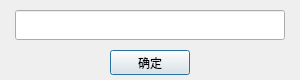
<?xml version="1.0" encoding="UTF-8"?>
<ui version="4.0">
 <class>AddStar</class>
 <widget class="QDialog" name="AddStar">
  <property name="geometry">
   <rect>
    <x>0</x>
    <y>0</y>
    <width>300</width>
    <height>80</height>
   </rect>
  </property>
  <property name="windowTitle">
   <string>AddStar</string>
  </property>
  <widget class="QPushButton" name="pushButton_ok">
   <property name="geometry">
    <rect>
     <x>110</x>
     <y>50</y>
     <width>80</width>
     <height>25</height>
    </rect>
   </property>
   <property name="text">
    <string>确定</string>
   </property>
  </widget>
  <widget class="QLineEdit" name="lineEdit">
   <property name="geometry">
    <rect>
     <x>15</x>
     <y>10</y>
     <width>270</width>
     <height>30</height>
    </rect>
   </property>
   <property name="font">
    <font>
     <pointsize>11</pointsize>
    </font>
   </property>
  </widget>
 </widget>
 <resources/>
 <connections/>
</ui>
